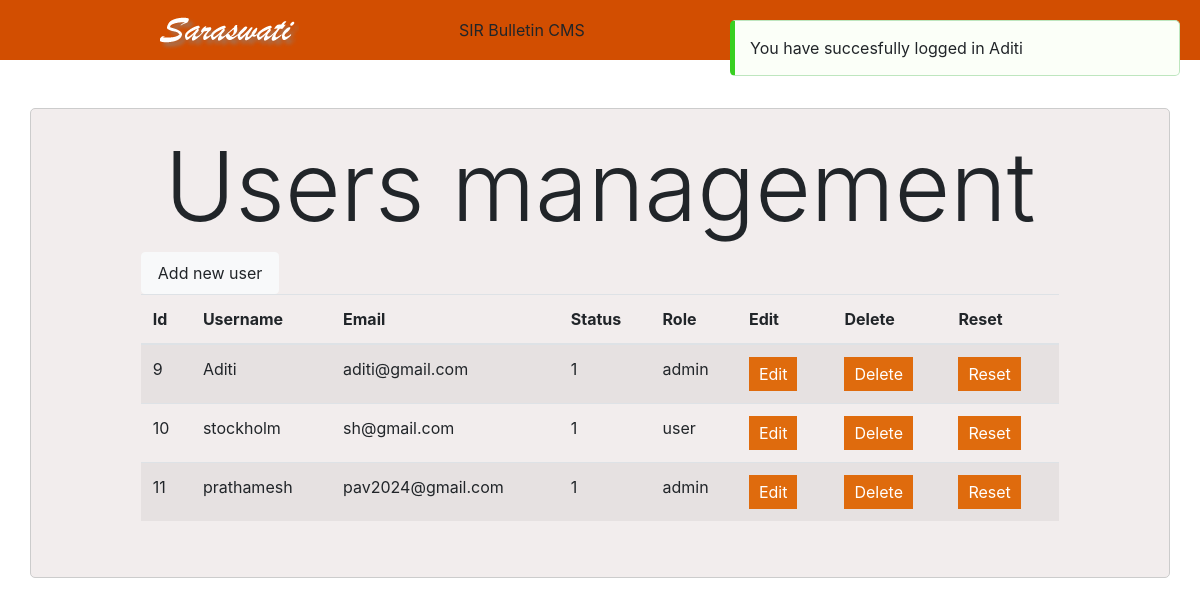
The app's page /users.php (signed in) with its own data.
### tables this page shows
CREATE TABLE `users` (
  `id` int(10) UNSIGNED NOT NULL,
  `username` varchar(100) NOT NULL,
  `email` varchar(100) NOT NULL,
  `password` varchar(100) NOT NULL,
  `active` tinyint(1) NOT NULL,
  `added` datetime NOT NULL DEFAULT current_timestamp(),
  `role` varchar(50) DEFAULT NULL
);

### users.php (the view, shortened to what this page needs)
<?php
include('includes/database.php');
include('includes/header.php');
if ($stm = $pdo->prepare('SELECT * FROM users')){
    $stm->execute();
    $result = $stm->fetchAll(PDO::FETCH_ASSOC);
    if ($result){
?>
<div class="container mt-5">
    <div class="row justify-content-center">
        <div class="col-md-10">
        <h1 class="display-1" style="text-align: center;">Users management</h1>
<a href="users_add.php" class="btn-light">Add new user</a>
        <table id="example2" class="table table-striped table-hover" style="width:100%">
        <thead>
        <tr>
            <th>Id</th>
            <th>Username</th>
            <th>Email</th>
            <th>Status</th>
            <th>Role</th>
            <th>Edit</th>
            <th>Delete </th>
            <th>Reset </th>
         </tr>
         </thead>
         <tbody>
         <?php foreach ($result as $record) { ?>
                            <tr>
                                <td><?php echo htmlspecialchars($record['id']); ?> </td>
                                <td><?php echo htmlspecialchars($record['username']); ?> </td>
                                <td><?php echo htmlspecialchars($record['email']); ?> </td>
                                <td><?php echo htmlspecialchars($record['active']); ?> </td>
                                <td><?php echo htmlspecialchars($record['role']); ?> </td>
                                <td>
                                <button class= " rounded-button" style=" color: #fff; border: none; padding: 5px 10px; cursor: pointer; margin-right: 5px;" onclick="location.href='users_edit.php?id=<?php echo htmlspecialchars($record['id']); ?>'">Edit</button></td>
<td> <button class= " rounded-button2" style="color: #fff; border: none; padding: 5px 10px; cursor: pointer; text-decoration: none;" onclick="showDeleteModal('<?php echo htmlspecialchars($record['id']); ?>')">Delete</button></td>
<td> <button class= " rounded-button" style=" color: #fff; border: none; padding: 5px 10px; cursor: pointer; margin-right: 5px;" onclick="location.href='reset.php?id=<?php echo htmlspecialchars($record['id']); ?>'">Reset</button></td>
                            </tr>
                        <?php } ?>
                        </tbody>
                    </table>
                </div>
            </div>
        </div>
<?php
   } else
   {
    echo 'No users found';
   }
} else {
   echo 'Could not prepare statement!';
}
include('includes/footer.php');
?>
<!DOCTYPE html>
<html lang="en">
<head>
    <link rel="stylesheet" href="css/style.css">
    <link href="bootstrap-4.0.0-dist/css/bootstrap.css" rel="stylesheet">
    <link href="DataTables/datatables.css" rel="stylesheet">
</head>
<body>
</body>
</html>

### css/style.css (style rules this page uses)
body { font-family: Arial, sans-serif; background-color: #b98e3e; margin: 0; padding: 0; }
.container { max-width: 1000px; margin: 20px auto; padding: 20px; padding-bottom: 40px; background-color: #e9e2e29a; border: 1px solid #ccc; border-radius: 5px; }
button { padding: 10px 20px; color: white; cursor: pointer; background-color: #df6b0d; color: white; text-decoration: none; border: 1px solid black; border-radius: 5px; transition: background-color 0.3s, color 0.3s; position: relative; }

### DataTables/datatables.css (style rules this page uses)
:root { --dt-row-selected: 13, 110, 253; --dt-row-selected-text: 255, 255, 255; --dt-row-selected-link: 9, 10, 11; --dt-row-stripe: 0, 0, 0; --dt-row-hover: 0, 0, 0; --dt-column-ordering: 0, 0, 0; --dt-html-background: white; }

### users.php (style rules this page uses)
.btn-light { display: inline-block; padding: 0.5rem 1rem; background-color: #f0f0f0; color: #333; border: 1px solid #ccc; border-radius: 4px; text-decoration: none; transition: background-color 0.3s ease, color 0.3s ease, border-color 0.3s ease; }

### records on screen
users: id "9", username "Aditi", email "aditi@gmail.com", active "1", role "admin"
users: id "10", username "stockholm", email "sh@gmail.com", active "1", role "user"
users: id "11", username "prathamesh", email "pav2024@gmail.com", active "1", role "admin"
